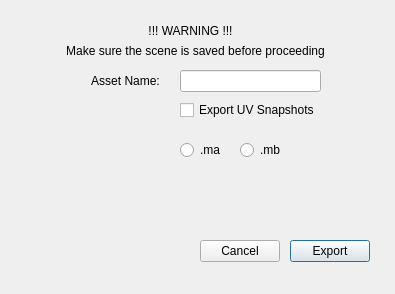
<?xml version="1.0" encoding="UTF-8"?>
<ui version="4.0">
 <class>export_Dialog</class>
 <widget class="QDialog" name="export_Dialog">
  <property name="geometry">
   <rect>
    <x>0</x>
    <y>0</y>
    <width>395</width>
    <height>294</height>
   </rect>
  </property>
  <property name="windowTitle">
   <string notr="true">Export</string>
  </property>
  <property name="statusTip">
   <string notr="true"/>
  </property>
  <property name="whatsThis">
   <string notr="true"/>
  </property>
  <property name="accessibleName">
   <string notr="true"/>
  </property>
  <property name="accessibleDescription">
   <string notr="true"/>
  </property>
  <property name="windowFilePath">
   <string notr="true"/>
  </property>
  <widget class="QPushButton" name="export_pushButton">
   <property name="geometry">
    <rect>
     <x>290</x>
     <y>240</y>
     <width>80</width>
     <height>22</height>
    </rect>
   </property>
   <property name="text">
    <string>Export</string>
   </property>
  </widget>
  <widget class="QPushButton" name="export_pushButton_2">
   <property name="geometry">
    <rect>
     <x>200</x>
     <y>240</y>
     <width>80</width>
     <height>22</height>
    </rect>
   </property>
   <property name="text">
    <string>Cancel</string>
   </property>
  </widget>
  <widget class="QLabel" name="warning_label">
   <property name="geometry">
    <rect>
     <x>140</x>
     <y>20</y>
     <width>101</width>
     <height>21</height>
    </rect>
   </property>
   <property name="toolTip">
    <string notr="true"/>
   </property>
   <property name="statusTip">
    <string notr="true"/>
   </property>
   <property name="whatsThis">
    <string notr="true"/>
   </property>
   <property name="accessibleName">
    <string notr="true"/>
   </property>
   <property name="accessibleDescription">
    <string notr="true"/>
   </property>
   <property name="text">
    <string>!!! WARNING !!!</string>
   </property>
   <property name="alignment">
    <set>Qt::AlignCenter</set>
   </property>
  </widget>
  <widget class="QLabel" name="warning_label_2">
   <property name="geometry">
    <rect>
     <x>30</x>
     <y>40</y>
     <width>331</width>
     <height>21</height>
    </rect>
   </property>
   <property name="toolTip">
    <string notr="true"/>
   </property>
   <property name="statusTip">
    <string notr="true"/>
   </property>
   <property name="whatsThis">
    <string notr="true"/>
   </property>
   <property name="accessibleName">
    <string notr="true"/>
   </property>
   <property name="accessibleDescription">
    <string notr="true"/>
   </property>
   <property name="text">
    <string>Make sure the scene is saved before proceeding</string>
   </property>
   <property name="alignment">
    <set>Qt::AlignCenter</set>
   </property>
  </widget>
  <widget class="QCheckBox" name="checkBox">
   <property name="geometry">
    <rect>
     <x>180</x>
     <y>100</y>
     <width>151</width>
     <height>20</height>
    </rect>
   </property>
   <property name="layoutDirection">
    <enum>Qt::LeftToRight</enum>
   </property>
   <property name="text">
    <string notr="true">Export UV Snapshots</string>
   </property>
   <property name="shortcut">
    <string notr="true"/>
   </property>
  </widget>
  <widget class="QRadioButton" name="extension_ma_radioButton">
   <property name="geometry">
    <rect>
     <x>180</x>
     <y>140</y>
     <width>51</width>
     <height>20</height>
    </rect>
   </property>
   <property name="text">
    <string>.ma</string>
   </property>
  </widget>
  <widget class="QRadioButton" name="extension_mb_radioButton">
   <property name="geometry">
    <rect>
     <x>240</x>
     <y>140</y>
     <width>51</width>
     <height>20</height>
    </rect>
   </property>
   <property name="text">
    <string>.mb</string>
   </property>
  </widget>
  <widget class="QLineEdit" name="assetname_lineEdit">
   <property name="geometry">
    <rect>
     <x>180</x>
     <y>70</y>
     <width>141</width>
     <height>22</height>
    </rect>
   </property>
   <property name="toolTip">
    <string notr="true"/>
   </property>
   <property name="statusTip">
    <string notr="true"/>
   </property>
   <property name="whatsThis">
    <string notr="true"/>
   </property>
   <property name="accessibleName">
    <string notr="true"/>
   </property>
   <property name="accessibleDescription">
    <string notr="true"/>
   </property>
   <property name="alignment">
    <set>Qt::AlignCenter</set>
   </property>
   <property name="placeholderText">
    <string notr="true"/>
   </property>
  </widget>
  <widget class="QLabel" name="assetname_label">
   <property name="geometry">
    <rect>
     <x>80</x>
     <y>70</y>
     <width>91</width>
     <height>21</height>
    </rect>
   </property>
   <property name="toolTip">
    <string notr="true"/>
   </property>
   <property name="statusTip">
    <string notr="true"/>
   </property>
   <property name="whatsThis">
    <string notr="true"/>
   </property>
   <property name="accessibleName">
    <string notr="true"/>
   </property>
   <property name="accessibleDescription">
    <string notr="true"/>
   </property>
   <property name="text">
    <string>Asset Name:</string>
   </property>
   <property name="alignment">
    <set>Qt::AlignCenter</set>
   </property>
  </widget>
 </widget>
 <resources/>
 <connections/>
</ui>
